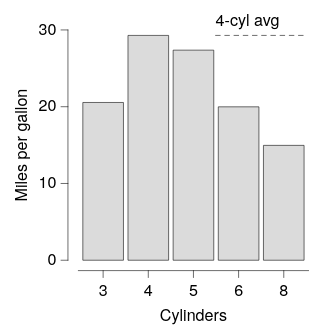

Source (Vega-Lite JSON):
### Vega-Lite specification from a JSON file in a GitHub repository (floating-point values rounded to 4 significant figures)
{"background": null, "config": {"arc": {"fill": "#DBDBDB", "fillOpacity": 1.0, "innerRadius": 25.0, "padAngle": 0.03, "stroke": "black", "strokeOpacity": 1, "strokeWidth": 0.25}, "area": {"fill": "#DBDBDB", "fillOpacity": 1.0, "stroke": "black", "strokeOpacity": 1, "strokeWidth": 0.25}, "axis": {"domain": true, "domainCap": "round", "domainColor": "black", "domainWidth": 0.25, "grid": false, "gridCap": "round", "gridColor": "#F1F1F1", "gridDash": [0, 0], "gridOpacity": 1.0, "gridWidth": 0.25, "labelColor": "black", "labelFont": "Helvetica Neue, HelveticaNeue, Helvetica, Arial, sans-serif", "labelFontSize": 7, "labelFontStyle": "normal", "labelFontWeight": 400, "offset": 4.5, "ticks": true, "tickCap": "round", "tickColor": "black", "tickRound": false, "tickSize": 3, "tickWidth": 0.25, "titleColor": "black", "titleFont": "Helvetica Neue, HelveticaNeue, Helvetica, Arial, sans-serif", "titleFontSize": 7, "titleFontStyle": "normal", "titleFontWeight": 400}, "axisX": {"domain": true, "labelAlign": "center", "labelAngle": 0, "labels": true, "ticks": true, "translate": 0}, "axisY": {"domain": true, "labelAlign": "right", "labelAngle": 0, "labels": true, "ticks": true, "translate": 0}, "axisRight": {"domain": true, "labelAlign": "left", "labelAngle": 0, "labels": true, "ticks": true, "translate": 0}, "axisTop": {"domain": true, "labelAlign": "center", "labelAngle": 0, "labels": true, "ticks": true, "translate": 0}, "axisBand": {"tickOffset": 0}, "bar": {"fill": "#DBDBDB", "fillOpacity": 1.0, "stroke": "black", "strokeOpacity": 1, "strokeWidth": 0.25}, "boxplot": {"size": 9.0, "ticks": {"cornerRadius": 0.25, "fill": "black", "opacity": 1, "size": 4.5, "thickness": 0.25}, "box": {"fillOpacity": 1.0, "stroke": "black", "strokeOpacity": 1, "strokeWidth": 0.25}, "median": {"cornerRadius": 0, "fill": "black", "fillOpacity": 1.0, "opacity": 1, "size": 9.0, "thickness": 0.25}, "rule": {"fill": "black", "fillOpacity": 1.0, "size": 10.0, "stroke": "black", "strokeDash": [0, 0], "strokeOpacity": 1, "strokeWidth": 0.25}, "outliers": {"color": "black", "fill": "black", "fillOpacity": 1.0, "size": 0, "stroke": "black", "strokeOpacity": 1, "strokeWidth": 0.25}}, "circle": {"fill": "black", "fillOpacity": 1.0, "size": 1.25, "stroke": null, "strokeOpacity": 1, "strokeWidth": 0.25}, "errorband": {"band": {"fillOpacity": 0.6, "stroke": null, "strokeWidth": 0.25, "strokeOpacity": 1}, "borders": {"opacity": 0, "strokeOpacity": 0.25, "strokeWidth": 1}}, "errorbar": {"opacity": 1, "rule": {"strokeDash": [0, 0], "strokeWidth": 0.25}, "ticks": {"color": "black", "cornerRadius": 0.125, "opacity": 1, "size": 6.0, "thickness": 0.25}, "thickness": 0.25}, "font": "Helvetica Neue, HelveticaNeue, Helvetica, Arial, sans-serif", "geoshape": {"fill": "#DBDBDB", "fillOpacity": 1.0, "stroke": "black", "strokeOpacity": 1, "strokeWidth": 0.25}, "header": {"labelColor": "black", "labelFont": "Helvetica Neue, HelveticaNeue, Helvetica, Arial, sans-serif", "labelFontSize": 7, "labelFontStyle": "normal", "labelFontWeight": 400, "titleColor": "black", "titleFont": "Helvetica Neue, HelveticaNeue, Helvetica, Arial, sans-serif", "titleFontSize": 7, "titleFontStyle": "normal", "titleFontWeight": 400, "titlePadding": 0}, "legend": {"disable": false, "offset": 4.5, "titlePadding": 4, "labelOffset": 2, "gradientLabelOffset": 2, "gradientLength": 50.0, "gradientThickness": 5.0, "gradientOpacity": 1.0, "gradientStrokeColor": "black", "gradientStrokeWidth": 0.25, "labelColor": "black", "labelFont": "Helvetica Neue, HelveticaNeue, Helvetica, Arial, sans-serif", "labelFontSize": 7, "labelFontStyle": "normal", "labelFontWeight": 400, "strokeColor": "black", "strokeWidth": 0, "symbolSize": 42, "symbolStrokeColor": "black", "symbolStrokeWidth": 0.25, "titleColor": "black", "titleFont": "Helvetica Neue, HelveticaNeue, Helvetica, Arial, sans-serif", "titleFontSize": 7, "titleFontStyle": "normal", "titleFontWeight": 400}, "line": {"color": "black", "stroke": "black", "strokeCap": "butt", "strokeDash": [0, 0], "strokeOpacity": 1, "strokeWidth": 0.5}, "point": {"filled": true, "fill": "#DBDBDB", "fillOpacity": 1.0, "size": 5.0, "stroke": "black", "strokeOpacity": 1, "strokeWidth": 0.25}, "range": {"category": ["#B2B2B2", "#636363", "#4A7CD3", "#008542", "#382864", "#509F98", "#284F93", "#005226", "#A398D6", "#173633"], "diverging": {"scheme": ["#443E60", "#5F597E", "#7C759B", "#9994B6", "#B7B4CC", "#D6D5DC", "#F6F6F6", "#D1DAD9", "#A4C2BF", "#7AA9A4", "#578E89", "#37736E", "#1B5954"]}, "heatmap": {"scheme": ["#32022B", "#43044D", "#4C196E", "#4D338C", "#484DA6", "#3A68BB", "#1D83CA", "#1D9CCB", "#23B5C9", "#28CDC5", "#4DE0B4", "#91EE9F"]}, "ordinal": {"scheme": ["#F1F1F1", "#DBDBDB", "#C6C6C6", "#B2B2B2", "#9D9D9D", "#898989", "#767676", "#636363", "#515151", "#404040", "#2F2F2F", "#1F1F1F"]}, "ramp": {"scheme": ["#32022B", "#43044D", "#4C196E", "#4D338C", "#484DA6", "#3A68BB", "#1D83CA", "#1D9CCB", "#23B5C9", "#28CDC5", "#4DE0B4", "#91EE9F"]}}, "rule": {"color": "black", "stroke": "black", "strokeCap": "round", "strokeDash": [2, 2], "strokeOpacity": 1, "strokeWidth": 0.25}, "scale": {"bandPaddingInner": 0.1, "bandPaddingOuter": 0.1, "round": false}, "rect": {"fill": "#DBDBDB", "fillOpacity": 1.0, "stroke": "black", "strokeOpacity": 1, "strokeWidth": 0.25}, "square": {"fill": "#DBDBDB", "fillOpacity": 1.0, "size": 10.0, "stroke": "black", "strokeOpacity": 1, "strokeWidth": 0.25}, "text": {"color": "black", "font": "Helvetica Neue, HelveticaNeue, Helvetica, Arial, sans-serif", "fontSize": 7, "fontStyle": "normal", "fontWeight": 400}, "tick": {"color": "black", "cornerRadius": 0.125, "opacity": 1.0, "size": 9.0, "thickness": 0.25}, "title": {"anchor": "middle", "frame": "group", "color": "black", "font": "Helvetica Neue, HelveticaNeue, Helvetica, Arial, sans-serif", "fontSize": 7, "fontStyle": "normal", "fontWeight": 400, "subtitleColor": "black", "subtitleFont": "Helvetica Neue, HelveticaNeue, Helvetica, Arial, sans-serif", "subtitleFontSize": "Helvetica Neue, HelveticaNeue, Helvetica, Arial, sans-serif", "subtitleFontStyle": "normal", "subtitleFontWeight": 400}, "trail": {"color": "black", "opacity": 1, "size": 0.5}, "view": {"continuousWidth": 100, "continuousHeight": 100, "discreteWidth": 100, "discreteHeight": 100, "fill": null, "stroke": null, "strokeWidth": 0.25}}, "layer": [{"data": {"name": "data-13574dcad28bfe8ad9fc1949e0c15b4d"}, "mark": {"type": "bar"}, "encoding": {"x": {"field": "cyl", "sort": ["3", "4", "5", "6", "8"], "title": "Cylinders", "type": "nominal"}, "y": {"field": "mpg", "title": "Miles per gallon", "type": "quantitative"}}}, {"layer": [{"data": {"values": [{"__dysonsphere__": 1}]}, "mark": {"type": "rule", "opacity": 1.0}, "encoding": {"x": {"value": 59.62}, "x2": {"value": 98.08}, "y": {"datum": 29.29}}}, {"data": {"values": [{"__dysonsphere__": 1}]}, "mark": {"type": "text", "align": "left", "baseline": "bottom", "dx": 0, "dy": -3, "fontSize": 7}, "encoding": {"text": {"value": "4-cyl avg"}, "x": {"value": 59.62}, "y": {"datum": 29.29}}}]}], "$schema": "https://vega.github.io/schema/vega-lite/v6.4.1.json", "datasets": {"data-13574dcad28bfe8ad9fc1949e0c15b4d": [{"cyl": "4", "mpg": 29.29}, {"cyl": "5", "mpg": 27.37}, {"cyl": "3", "mpg": 20.55}, {"cyl": "8", "mpg": 14.96}, {"cyl": "6", "mpg": 19.99}]}}
